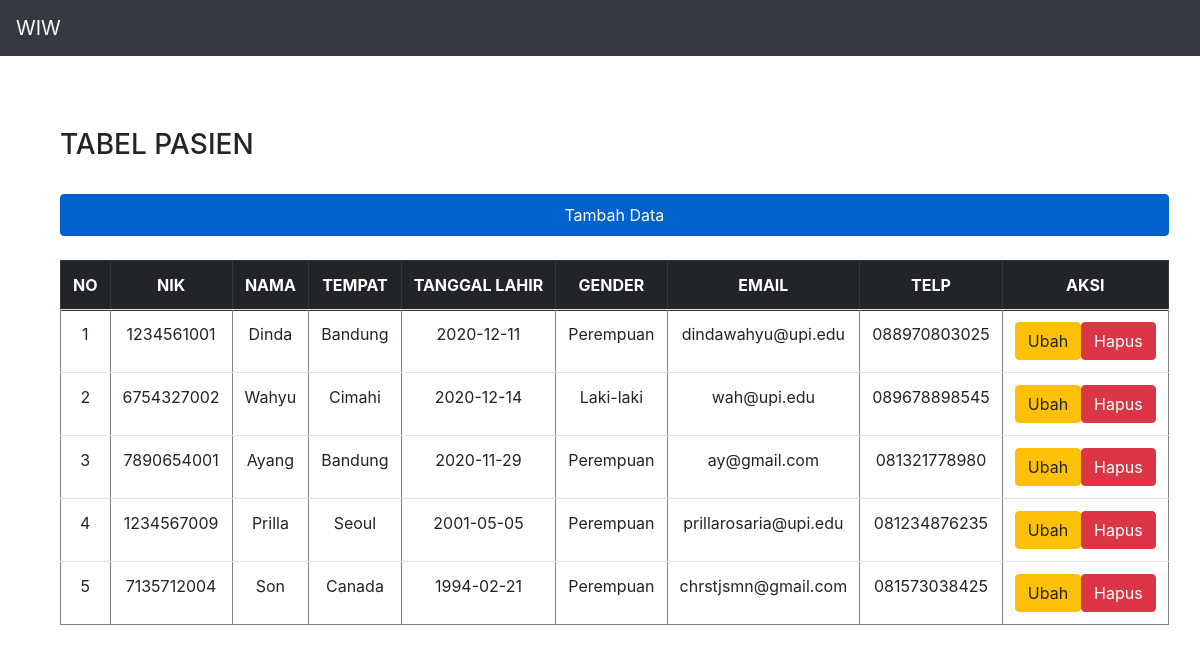
The app's page /source_code/index.php with its own data.
### tables this page shows
CREATE TABLE `pasien` (
  `id` int(11) NOT NULL AUTO_INCREMENT,
  `nik` varchar(100) NOT NULL,
  `nama` varchar(100) NOT NULL,
  `tempat` varchar(100) NOT NULL,
  `tl` varchar(100) NOT NULL,
  `gender` varchar(10) NOT NULL,
  `email` varchar(100) NOT NULL,
  `telp` varchar(100) NOT NULL,
  PRIMARY KEY (`id`)
);

### source_code/presenter/ProsesPasien.php (called while the page is built, shortened)
<?php
class ProsesPasien implements KontrakPresenter
{
	private $tabelpasien;
	private $data = [];
	function __construct()
	{
		try {
			$db_host = "localhost";
			$db_user = "root";
			$db_password = "";
			$db_name = "mvp_php";
			$this->tabelpasien = new TabelPasien($db_host, $db_user, $db_password, $db_name);
			$this->data = array();
		} catch (Exception $e) {
			echo "wiw error" . $e->getMessage();
		}
	}
	function prosesDataPasien()
	{
		try {
			$this->tabelpasien->open();
			$this->tabelpasien->getPasien();
			while ($row = $this->tabelpasien->getResult()) {
				$this->data[] = $row;
			}
		} catch (Exception $e) {
			echo "wiw error part 2" . $e->getMessage();
		}
	}
	function getId($i)
	{
		return $this->data[$i]['id'];
	}
	function getNik($i)
	{
		return $this->data[$i]['nik'];
	}
	function getNama($i)
	{
		return $this->data[$i]['nama'];
	}
	function getTempat($i)
	{
		return $this->data[$i]['tempat'];
	}
	function getTl($i)
	{
		return $this->data[$i]['tl'];
	}
	function getGender($i)
	{
		return $this->data[$i]['gender'];
	}
	function getEmail($i)
	{
		return $this->data[$i]['email'];
	}
	function getTelp($i)
	{
		return $this->data[$i]['telp'];
	}
	function getSize()
	{
		return sizeof($this->data);
	}
}

### source_code/model/DB.class.php (called while the page is built, shortened)
<?php
class DB
{
	var $db_host = '';
	var $db_user = '';
	var $db_password = '';
	var $db_name = '';
	var $db_link = '';
	function __construct($db_host = '', $db_user = '', $db_password = '', $db_name = '')
	{
		$this->db_host = $db_host;
		$this->db_user = $db_user;
		$this->db_password = $db_password;
		$this->db_name = $db_name;
	}
	function open()
	{
		$this->db_link = mysqli_connect($this->db_host, $this->db_user, $this->db_password, $this->db_name);
	}
	function execute($query = "")
	{
		$this->result = mysqli_query($this->db_link, $query);
		return $this->result;
	}
}

### source_code/model/TabelPasien.class.php (called while the page is built, shortened)
<?php
class TabelPasien extends DB
{
	function getPasien()
	{
		$query = "SELECT * FROM pasien";
		return $this->execute($query);
	}
}

### source_code/view/TampilPasien.php (the view, shortened to what this page needs)
<?php
include ("presenter/ProsesPasien.php");
class TampilPasien implements KontrakView
{
    private $prosespasien;
    function __construct()
    {
        $this->prosespasien = new ProsesPasien();
    }
    function tampil()
    {
        $this->prosespasien->prosesDataPasien();
        $data = null;
        for ($i = 0; $i < $this->prosespasien->getSize(); $i++) {
            $no = $i + 1;
            $data .= "<tr>
                <td>" . $no . "</td>
                <td>" . $this->prosespasien->getNik($i) . "</td>
                <td>" . $this->prosespasien->getNama($i) . "</td>
                <td>" . $this->prosespasien->getTempat($i) . "</td>
                <td>" . $this->prosespasien->getTl($i) . "</td>
                <td>" . $this->prosespasien->getGender($i) . "</td>
                <td>" . $this->prosespasien->getEmail($i) . "</td>
                <td>" . $this->prosespasien->getTelp($i) . "</td>
                <td><a href='index.php?id_edit=" . $this->prosespasien->getId($i) . "' class='btn btn-warning'>Ubah</a><a href='index.php?id_hapus=" . $this->prosespasien->getId($i) . "' class='btn btn-danger'>Hapus</a></td>";
        }
        $addData = '<a href="index.php?tambah" type="button" class="btn btn-primary nav-link active">Tambah Data</a><br>';
    }
}

### source_code/index.php (shortened to what this page needs)
<?php
include("model/Template.class.php");
include("model/DB.class.php");
include("model/TabelPasien.class.php");
include("view/TampilPasien.php");
$tp = new TampilPasien();
if(isset($_GET['tambah'])) {
    $tp->tambah();
}else if(isset($_GET['id_edit'])) {
    $id_edit = $_GET['id_edit'];
    $tp->edit($id_edit);
}else{
    $data = $tp->tampil();
}

### source_code/model/Template.class.php (shortened to what this page needs)
<?php
class Template{
	var $content = '';
	function __construct($filename = ''){
		$this->content = implode('', @file($filename));
	}
	function clear(){
		$this->content = preg_replace("/DATA_[A-Z|_|0-9]+/", "", $this->content);
	}
	function write(){
		print $this->content;
	}
	function replace($old = '', $new = ''){
		if(is_int($new)){
			$value = sprintf("%d", $new);
		}elseif(is_float($new)){
			$value = sprintf("%f", $new);
		}elseif(is_array($new)){
			$value = '';
			foreach( $new as $item){
				$value .= $item. '';
			}
		}else{
			$value = $new;
		}
		$this->content = preg_replace("/$old/",  $value, $this->content);
	}
}

### records on screen
pasien: no "1", nik "1234561001", nama "Dinda", tempat "Bandung", tl "2020-12-11", gender "Perempuan", email "dindawahyu@upi.edu", telp "088970803025"
pasien: no "2", nik "6754327002", nama "Wahyu", tempat "Cimahi", tl "2020-12-14", gender "Laki-laki", email "wah@upi.edu", telp "089678898545"
pasien: no "3", nik "7890654001", nama "Ayang", tempat "Bandung", tl "2020-11-29", gender "Perempuan", email "ay@gmail.com", telp "081321778980"
pasien: no "4", nik "1234567009", nama "Prilla", tempat "Seoul", tl "2001-05-05", gender "Perempuan", email "prillarosaria@upi.edu", telp "081234876235"
pasien: no "5", nik "7135712004", nama "Son", tempat "Canada", tl "1994-02-21", gender "Perempuan", email "chrstjsmn@gmail.com", telp "081573038425"

### other values on screen
$this->content "WIW TABEL PASIEN NO NIK NAMA TEMPAT TANGGAL LAHIR GENDER EMAIL TELP AKSI"
